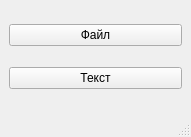
<?xml version="1.0" encoding="UTF-8"?>
<ui version="4.0">
 <class>MainWindow</class>
 <widget class="QMainWindow" name="MainWindow">
  <property name="geometry">
   <rect>
    <x>0</x>
    <y>0</y>
    <width>191</width>
    <height>137</height>
   </rect>
  </property>
  <property name="windowTitle">
   <string>MainWindow</string>
  </property>
  <widget class="QWidget" name="centralwidget">
   <layout class="QGridLayout" name="gridLayout">
    <item row="0" column="0">
     <widget class="QPushButton" name="file">
      <property name="text">
       <string>Файл</string>
      </property>
     </widget>
    </item>
    <item row="1" column="0">
     <widget class="QPushButton" name="input">
      <property name="text">
       <string>Текст</string>
      </property>
     </widget>
    </item>
   </layout>
  </widget>
  <widget class="QMenuBar" name="menubar">
   <property name="geometry">
    <rect>
     <x>0</x>
     <y>0</y>
     <width>191</width>
     <height>17</height>
    </rect>
   </property>
  </widget>
  <widget class="QStatusBar" name="statusbar"/>
 </widget>
 <resources/>
 <connections/>
</ui>
